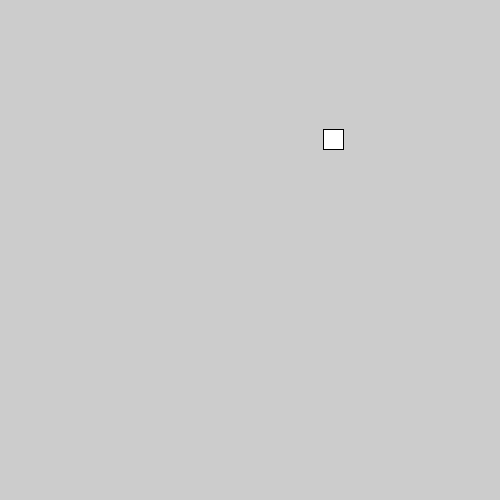
Frame 1 (no input)
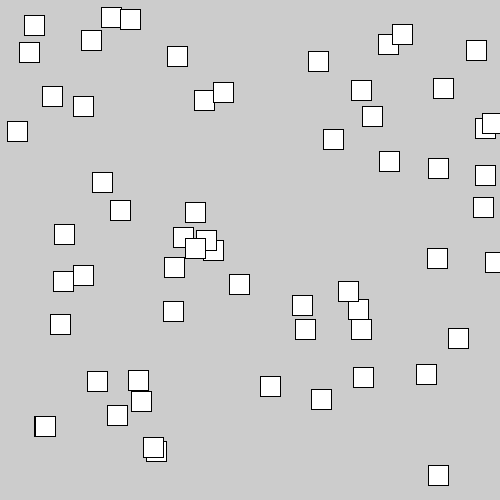
Frame 60 (the mouse pressed at the canvas centre just before this capture)
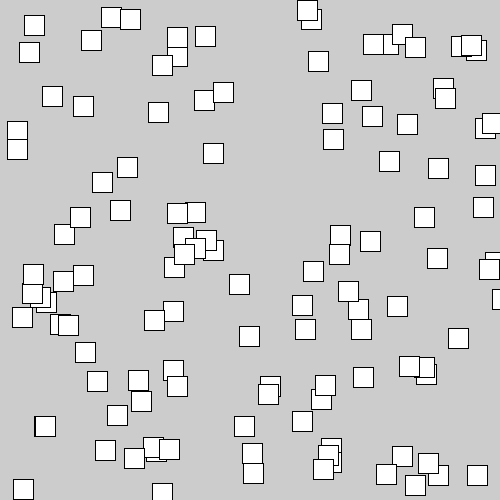
Frame 120 (the mouse held since frame 60 and released just before this capture)

The Processing sketch that drew these frames (run headless with seeded random() and noise(); from frame 60 on, the mouse is pressed at the canvas centre):

// Processing sketch: BasicFunction
// ── BasicFunction.pde
/* Basic Function - BT
*/

void setup() {
   size(500,500);
}

void draw() {
  
  rect(random(width),random(height),20,20);
  
}

void erase() {
   background(0);
}


/************ 
*   MOUSE   *
************/

void mousePressed() {
  erase();
}

void keyPressed() {
  erase();
}
